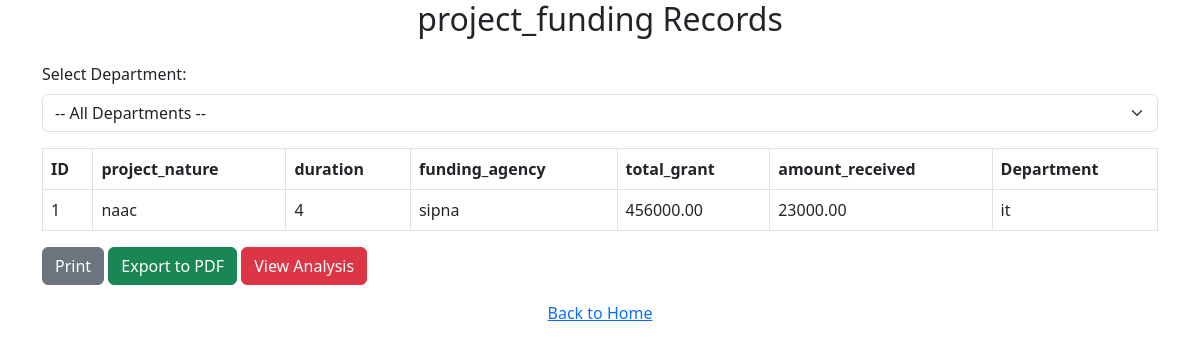
The app's page /Project_Funding/pProject_Funding.php with its own data.
### tables this page shows
CREATE TABLE `project_funding` (
  `id` int NOT NULL AUTO_INCREMENT,
  `project_nature` varchar(255) NOT NULL,
  `duration` varchar(100) NOT NULL,
  `funding_agency` varchar(255) NOT NULL,
  `total_grant` decimal(10,2) NOT NULL,
  `amount_received` decimal(10,2) NOT NULL,
  `department` varchar(50) NOT NULL,
  `proof_file` varchar(255) DEFAULT NULL,
  `status` enum('0','1','2') DEFAULT '0',
  `submission_date` timestamp NULL DEFAULT CURRENT_TIMESTAMP,
  PRIMARY KEY (`id`)
);

### Project_Funding/pProject_Funding.php (the view, shortened to what this page needs)
<?php
include('db_connect.php');
$selectedDepartment = isset($_GET['department']) ? $_GET['department'] : '';
if (!empty($selectedDepartment)) {
    $sql = "SELECT * FROM project_funding WHERE status='1' AND department = ?";
    $stmt = $conn->prepare($sql);
    $stmt->bind_param("s", $selectedDepartment);
    $stmt->execute();
    $result = $stmt->get_result();
} else {
    $sql = "SELECT * FROM project_funding WHERE status='1'";
    $result = $conn->query($sql);
}
$records = [];
if ($result->num_rows > 0) {
    while ($row = $result->fetch_assoc()) {
        $records[] = $row;
    }
}
?>
<!DOCTYPE html>
<html lang="en">
<head>
    <link href="https://cdn.jsdelivr.net/npm/bootstrap@5.3.0/dist/css/bootstrap.min.css" rel="stylesheet">
</head>
<body>
<div class="container">
    <h2 class="text-center mb-4">project_funding Records</h2>
    <form method="GET" action="Project_Funding/pProject_Funding.php" class="mb-3">
        <label for="department-dropdown" class="form-label">Select Department:</label>
        <select name="department" id="department-dropdown" class="form-select" onchange="this.form.submit()">
            <option value="">-- All Departments --</option>
        </select>
    </form>
    <?php if (empty($records)): ?>
        <div class="alert alert-warning text-center">No records found.</div>
    <?php else: ?>
        <div class="table-responsive">
            <table class="table table-bordered">
                <thead class="bg-dark text-white">
                    <tr>
                    <th>ID</th>
                    <th>project_nature</th>
                        <th>duration</th>
                        <th>funding_agency</th>
                        <th>total_grant</th>
                        <th>amount_received</th>
                        <th>Department</th>
                    </tr>
                </thead>
                <tbody>
                    <?php foreach ($records as $record): ?>
                        <tr>
                            <td><?php echo htmlspecialchars($record['id']); ?></td>
                            <td><?php echo htmlspecialchars($record['project_nature']); ?></td>
                            <td><?php echo htmlspecialchars($record['duration']); ?></td>
                            <td><?php echo htmlspecialchars($record['funding_agency']); ?></td>
                            <td><?php echo htmlspecialchars($record['total_grant']); ?></td>
                            <td><?php echo htmlspecialchars($record['amount_received']); ?></td>
                            <td><?php echo htmlspecialchars($record['department']); ?></td>
                        </tr>
                    <?php endforeach; ?>
                </tbody>
            </table>
        </div>
           <button class="btn btn-secondary" onclick="window.open('Project_Funding/Print_principal.php', '_blank')">Print</button>
            <button class="btn btn-success" onclick="window.open('Project_Funding/principalexport_to_pdf.php', '_blank')">Export to PDF</button>
            <button class="btn btn-danger print-btn action-btn" onclick="window.open('Project_Funding/Analysis.php', '_blank')">View Analysis</button>
    <?php endif; ?>
</div>
<div class="text-center mt-3">
    <a href="../principal_dashboard.php">Back to Home</a>
</div>
</body>
</html>

### records on screen
project_funding: id "1", project_nature "naac", duration "4", funding_agency "sipna", total_grant "456000.00", amount_received "23000.00", department "it"
